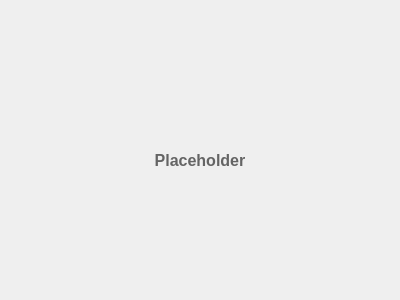
<?xml version="1.0" encoding="UTF-8"?>
<ui version="4.0">
 <class>Frame</class>
 <widget class="QFrame" name="Frame">
  <property name="geometry">
   <rect>
    <x>0</x>
    <y>0</y>
    <width>400</width>
    <height>300</height>
   </rect>
  </property>
  <property name="windowTitle">
   <string>Frame</string>
  </property>
  <property name="frameShape">
   <enum>QFrame::NoFrame</enum>
  </property>
  <property name="frameShadow">
   <enum>QFrame::Raised</enum>
  </property>
  <layout class="QVBoxLayout" name="verticalLayout">
   <item>
    <spacer name="verticalSpacer">
     <property name="orientation">
      <enum>Qt::Vertical</enum>
     </property>
     <property name="sizeHint" stdset="0">
      <size>
       <width>20</width>
       <height>40</height>
      </size>
     </property>
    </spacer>
   </item>
   <item>
    <widget class="QLabel" name="uiIconLbl">
     <property name="text">
      <string/>
     </property>
     <property name="alignment">
      <set>Qt::AlignCenter</set>
     </property>
    </widget>
   </item>
   <item>
    <widget class="QLabel" name="uiTextLbl">
     <property name="styleSheet">
      <string notr="true">color: #646464; font-size: 16px; font-weight: 700;</string>
     </property>
     <property name="text">
      <string>Placeholder</string>
     </property>
     <property name="alignment">
      <set>Qt::AlignCenter</set>
     </property>
    </widget>
   </item>
   <item>
    <spacer name="verticalSpacer_2">
     <property name="orientation">
      <enum>Qt::Vertical</enum>
     </property>
     <property name="sizeHint" stdset="0">
      <size>
       <width>20</width>
       <height>40</height>
      </size>
     </property>
    </spacer>
   </item>
  </layout>
 </widget>
 <resources/>
 <connections/>
</ui>
